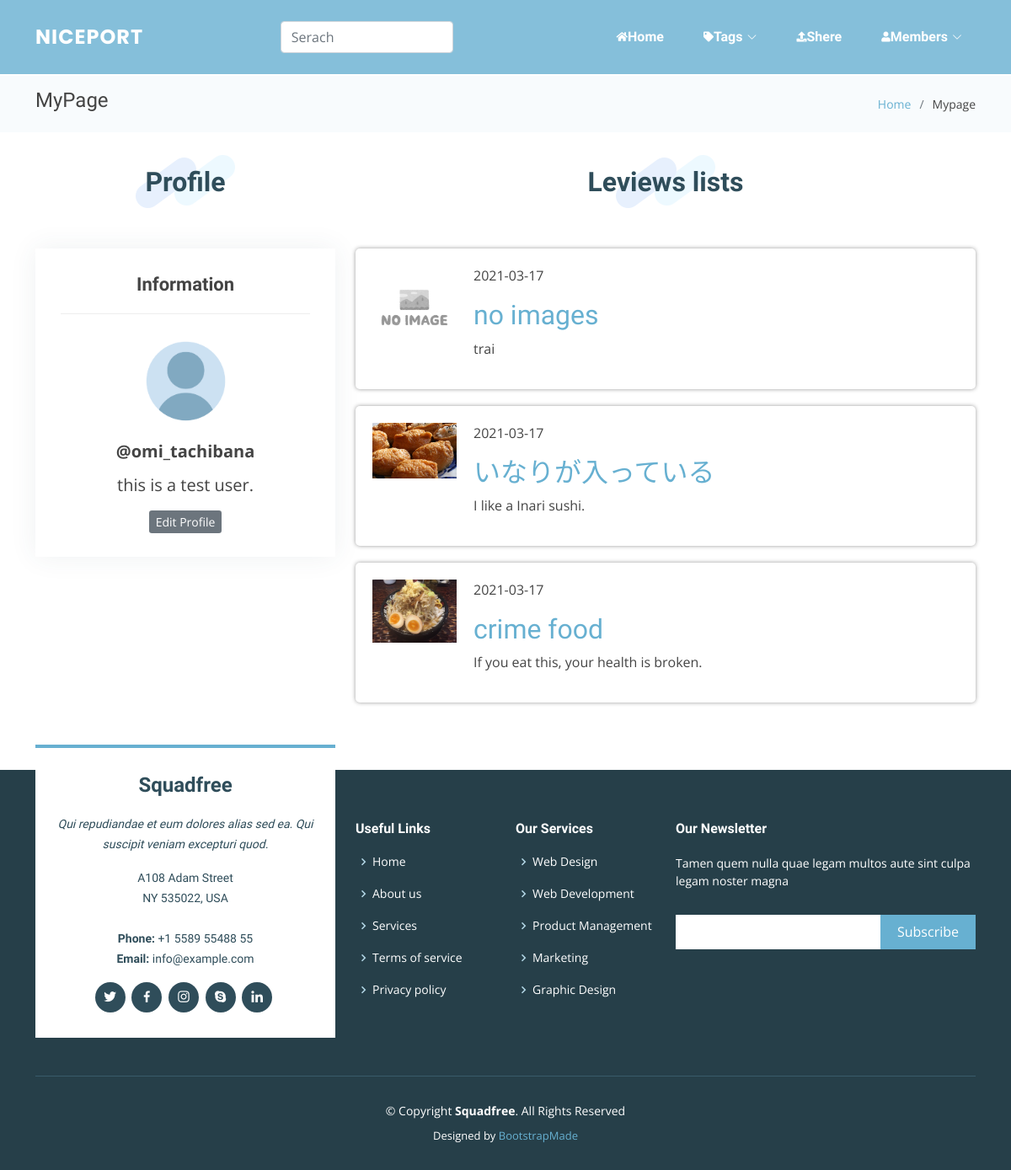
/mypage.php (signed in), run on the app's committed database.
### tables this page shows
CREATE TABLE `users` (
  `user_id` int(10) NOT NULL,
  `user_name` varchar(30) NOT NULL,
  `user_profile` text DEFAULT NULL,
  `mail_address` varchar(200) NOT NULL,
  `password` varchar(99) NOT NULL,
  `added_date` date NOT NULL,
  `deleted_date` date DEFAULT NULL
);

CREATE TABLE `works` (
  `work_id` int(100) NOT NULL,
  `work_title` varchar(20) NOT NULL,
  `detail` text DEFAULT NULL,
  `category_id` int(20) NOT NULL,
  `user_id` int(11) NOT NULL,
  `nice` int(11) NOT NULL,
  `added_date` date NOT NULL
);

### classes/Database.php (called while the page is built, shortened)
<?php
class Database
{
  private  $serever_name = "localhost";
  private  $user_name = "root";
  private  $password = "";
  private  $db_name = "nice_port";
  public function __construct()
  {
    $this->conn = new mysqli($this->serever_name, $this->user_name, $this->password, $this->db_name);
    if ($this->conn->connect_error) {
      echo "ERROR: connecting to database failed";
    } else {
      return $this->conn;
    }
  }
}

### user_action.php (called while the page is built, shortened)
<?php
include "classes/users.php";
$user_obj = new Users;

### classes/users.php (called while the page is built, shortened)
<?php
include_once 'Database.php';
class Users extends Database
{
  public function get_user($user_id)
  {
    $sql = "SELECT user_id, user_name, user_profile, mail_address From users WHERE user_id = '$user_id'";
    $result = $this->conn->query($sql);
    if ($result->num_rows > 0) {
      $container = array();
      while ($row = $result->fetch_assoc()) {
        $container[] = $row;
      }
      return $container;
    } else {
      return FALSE;
    }
  }
}

### work_action.php (called while the page is built, shortened)
<?php
include "classes/works.php";
$work_obj = new Works;

### classes/works.php (called while the page is built, shortened)
<?php
include_once 'Database.php';
class Works extends Database
{
  function display_users_works($user_id)
  {
    $sql = "SELECT works.work_id, works.work_title, works.detail, pictures.picture_url, categories.category_name, works.user_id, users.user_name, works.nice, works.added_date FROM works LEFT OUTER JOIN works_pictures ON works.work_id = works_pictures.work_id LEFT OUTER JOIN pictures ON works_pictures.picture_id = pictures.picture_id INNER JOIN categories ON works.category_id = categories.category_id INNER JOIN users ON works.user_id = users.user_id WHERE works.user_id = '$user_id' GROUP BY works.work_id ORDER BY works.work_id DESC";
    $result = $this->conn->query($sql);
    if ($result->num_rows > 0) {
      $container = array();
      while ($row = $result->fetch_assoc()) {
        $container[] = $row;
      }
      return $container;
    } else {
      return FALSE;
    }
  }
}

### mypage.php (the view, shortened to what this page needs)
<?php
include 'work_action.php';
include 'user_action.php';
$user_info = $user_obj->get_user($_SESSION['user_id']);
$works_list = $work_obj->display_users_works($_SESSION['user_id']);
?>
<!DOCTYPE html>
<html lang="en">
<head>
  <link href="assets/vendor/aos/aos.css" rel="stylesheet">
  <link href="assets/vendor/bootstrap/css/bootstrap.min.css" rel="stylesheet">
  <link href="assets/vendor/bootstrap-icons/bootstrap-icons.css" rel="stylesheet">
  <link href="assets/vendor/boxicons/css/boxicons.min.css" rel="stylesheet">
  <link href="assets/vendor/glightbox/css/glightbox.min.css" rel="stylesheet">
  <link href="assets/vendor/swiper/swiper-bundle.min.css" rel="stylesheet">
  <link rel="stylesheet" href="https://use.fontawesome.com/releases/v5.1.0/css/all.css">
  <link href="assets/css/style.css" rel="stylesheet">
</head>
<body>
  <header id="header" class="fixed-top ">
    <div class="container d-flex align-items-center justify-content-between">
      <div class="logo">
        <h1 class="text-light"><a href="index.php"><span>NicePort</span></a></h1>
      </div>
      <div class="from-group">
        <form action="index.php" method="GET">
          <input type="search" class="form-control" name="saerch" id="" aria-describedby="helpId" placeholder="Serach">
        </form>
      </div>
      <nav id="navbar" class="navbar">
        <ul>
          <li><a class="nav-link" href="index.php"><i class="fa fa-home"></i>Home</a></li>
          <li class="dropdown"><a href="#"><i class="fas fa-tag"></i><span>Tags</span> <i class="bi bi-chevron-down"></i></a>
          </li>
          <li><a class="nav-link scrollto" href="upload_works.php"><i class="fas fa-upload"></i> <span>Shere</span></a></li>
          <?php
          if (isset($_SESSION['user_id'])) {
            echo '<li class="dropdown"><a href="#"><i class="fas fa-user"></i><span>Members</span><i class="bi bi-chevron-down"></i></a>
            <ul>
              <li><a href="mypage.php">MyPage</a></li>
              <li><a href="user_action.php?logout=true">Logout</a></li>
            </ul>
          </li>';
          } else {
            echo '<li><a class="nav-link" href="registration.php"><i class="fas fa-user-plus"></i><span>registration</span></a></li>';
            echo '<li><a class="nav-link" href="login.php"><i class="fas fa-sign-in-alt"></i> <span>Login</span></a></li>';
          }
          ?>
        </ul>
      </nav>
    </div>
  </header>
  <main id="main">
    <section class="breadcrumbs">
      <div class="container">
        <div class="d-flex justify-content-between align-items-center">
          <h2>MyPage</h2>
          <ol>
            <li><a href="index.php">Home</a></li>
            <li>Mypage</a></li>
          </ol>
        </div>
      </div>
    </section>
    <section id="portfolio-details" class="portfolio-details">
      <div class="container">
        <div class="row gy-4">
          <div class="col-lg-4">
            <div class="section-title ">
              <h2>Profile</h2>
            </div>
            <div class="profile-info">
              <h3>Information</h3>
              <ul>
                <li>
                  <img src="assets/img/testimonials/nouser.png" class="user_image">
                </li>
                <li><strong>@<?php echo $user_info[0]["user_name"] ?></strong></li>
                <li>
                  <p><?php echo $user_info[0]["user_profile"] ?></p>
                </li>
              </ul>
              <a class="btn-secondary btn-sm" href="edit_user.php" role="button">Edit Profile</a>
            </div>
          </div>
          <div class="col-lg-8">
            <div class="section-title">
              <h2>Leviews lists</h2>
            </div>
            <?php foreach ($works_list as $row) : ?>
              <article>
                <figure>
                  <?php if (isset($row['picture_url'])) {
                    $src = $row['picture_url'];
                  } else {
                    $src = "images/no_image_square.jpg";
                  }
                  echo "<img src=$src alt='thumbnail'>";
                  ?>
                </figure>
                <div class="text_content">
                  <p class="text_date"><time datetime="<?php echo $row['added_date'] ?>"><?php echo $row['added_date'] ?></time></p>
                  <h2><a href="work_detail_edit.php?work_id=<?php echo $row['work_id'] ?>"><?php echo $row['work_title'] ?></a></h2>
                  <p class="text_excerpt"><?php echo $row['detail'] ?></p>
                </div>
              </article>
            <?php endforeach ?>
          </div>
        </div>
      </div>
    </section>
  </main>
  <footer id="footer">
    <div class="footer-top">
      <div class="container">
        <div class="row">
          <div class="col-lg-4 col-md-6">
            <div class="footer-info">
              <h3>Squadfree</h3>
              <p class="pb-3"><em>Qui repudiandae et eum dolores alias sed ea. Qui suscipit veniam excepturi quod.</em></p>
              <p>
                A108 Adam Street <br>
                NY 535022, USA<br><br>
                <strong>Phone:</strong> +1 5589 55488 55<br>
                <strong>Email:</strong> info@example.com<br>
              </p>
              <div class="social-links mt-3">
                <a href="#" class="twitter"><i class="bx bxl-twitter"></i></a>
                <a href="#" class="facebook"><i class="bx bxl-facebook"></i></a>
                <a href="#" class="instagram"><i class="bx bxl-instagram"></i></a>
                <a href="#" class="google-plus"><i class="bx bxl-skype"></i></a>
                <a href="#" class="linkedin"><i class="bx bxl-linkedin"></i></a>
              </div>
            </div>
          </div>
          <div class="col-lg-2 col-md-6 footer-links">
            <h4>Useful Links</h4>
            <ul>
              <li><i class="bx bx-chevron-right"></i> <a href="#">Home</a></li>
              <li><i class="bx bx-chevron-right"></i> <a href="#">About us</a></li>
              <li><i class="bx bx-chevron-right"></i> <a href="#">Services</a></li>
              <li><i class="bx bx-chevron-right"></i> <a href="#">Terms of service</a></li>
              <li><i class="bx bx-chevron-right"></i> <a href="#">Privacy policy</a></li>
            </ul>
          </div>
          <div class="col-lg-2 col-md-6 footer-links">
            <h4>Our Services</h4>
            <ul>
              <li><i class="bx bx-chevron-right"></i> <a href="#">Web Design</a></li>
              <li><i class="bx bx-chevron-right"></i> <a href="#">Web Development</a></li>
              <li><i class="bx bx-chevron-right"></i> <a href="#">Product Management</a></li>
              <li><i class="bx bx-chevron-right"></i> <a href="#">Marketing</a></li>
              <li><i class="bx bx-chevron-right"></i> <a href="#">Graphic Design</a></li>
            </ul>
          </div>
          <div class="col-lg-4 col-md-6 footer-newsletter">
            <h4>Our Newsletter</h4>
            <p>Tamen quem nulla quae legam multos aute sint culpa legam noster magna</p>
            <form action="" method="post">
              <input type="email" name="email"><input type="submit" value="Subscribe">
            </form>
          </div>
        </div>
      </div>
    </div>
    <div class="container">
      <div class="copyright">
        &copy; Copyright <strong><span>Squadfree</span></strong>. All Rights Reserved
      </div>
      <div class="credits">
        Designed by <a href="https://bootstrapmade.com/">BootstrapMade</a>
      </div>
    </div>
  </footer>
</body>
</html>

### assets/css/style.css (style rules this page uses)
body { font-family: "Open Sans", sans-serif; color: #444444; }
a { text-decoration: none; color: #67b0d1; }
h1, h2, h3, h4, h5, h6 { font-family: "Raleway", sans-serif; }
#main { margin-top: 90px; }
#header { transition: all 0.5s; z-index: 997; transition: all 0.5s; padding: 24px 0; background: rgba(103, 176, 209, 0.8); }
#header .logo h1 { font-size: 24px; margin: 0; line-height: 1; font-weight: 700; letter-spacing: 1px; font-family: "Poppins", sans-serif; text-transform: uppercase; }
#header .logo h1 a, #header .logo h1 a:hover { color: #fff; text-decoration: none; }
.navbar { padding: 0; }
.navbar ul { margin: 0; padding: 0; display: flex; list-style: none; align-items: center; }
.navbar li { position: relative; }
.navbar a { display: flex; align-items: center; justify-content: space-between; padding: 8px 16px; margin-left: 10px; font-family: "Raleway", sans-serif; font-size: 16px; font-weight: 700; color: #fff; white-space: nowrap; transition: 0.3s; }
.navbar a i { font-size: 12px; line-height: 0; margin-left: 5px; }
section { padding: 60px 0; overflow: hidden; }
.section-title { text-align: center; padding-bottom: 30px; }
.section-title h2 { font-size: 32px; font-weight: bold; position: relative; margin-bottom: 30px; color: #2f4d5a; z-index: 2; }
.section-title h2::after { content: ""; position: absolute; left: 50%; top: 50%; transform: translate(-50%, -50%); width: 122px; height: 66px; background: url(../img/section-title-bg.png) no-repeat; z-index: -1; }
.breadcrumbs { padding: 15px 0; background-color: #f8fbfd; min-height: 40px; }
.breadcrumbs h2 { font-size: 24px; font-weight: 300; }
.breadcrumbs ol { display: flex; flex-wrap: wrap; list-style: none; padding: 0; margin: 0; font-size: 14px; }
.breadcrumbs ol li + li { padding-left: 10px; }
.breadcrumbs ol li + li::before { display: inline-block; padding-right: 10px; color: #6c757d; content: "/"; }
.portfolio-details { padding-top: 40px; }
#footer { background: #263f49; padding: 0 0 30px 0; color: #fff; font-size: 14px; }
#footer .footer-top { padding: 60px 0 30px 0; }
#footer .footer-top .footer-info { margin-top: -90px; margin-bottom: 15px; background: white; color: #2f4d5a; border-top: 4px solid #67b0d1; text-align: center; padding: 30px 20px; }
#footer .footer-top .footer-info h3 { font-size: 24px; margin: 0 0 20px 0; padding: 2px 0 2px 0; line-height: 1; font-weight: 700; }
#footer .footer-top .footer-info p { font-size: 14px; line-height: 24px; margin-bottom: 0; font-family: "Raleway", sans-serif; }
#footer .footer-top .social-links a { font-size: 18px; display: inline-block; background: #2f4d5a; color: #fff; line-height: 1; padding: 8px 0; margin-right: 4px; border-radius: 50%; text-align: center; width: 36px; height: 36px; transition: 0.3s; }
#footer .footer-top h4 { font-size: 16px; font-weight: 600; color: #fff; position: relative; padding-bottom: 12px; }
#footer .footer-top .footer-links { margin-bottom: 30px; }
#footer .footer-top .footer-links ul { list-style: none; padding: 0; margin: 0; }
#footer .footer-top .footer-links ul i { padding-right: 2px; color: #b5d9e9; font-size: 18px; line-height: 1; }
#footer .footer-top .footer-links ul li { padding: 10px 0; display: flex; align-items: center; }
#footer .footer-top .footer-links ul li:first-child { padding-top: 0; }
#footer .footer-top .footer-links ul a { color: #fff; transition: 0.3s; display: inline-block; line-height: 1; }
#footer .footer-top .footer-newsletter form { margin-top: 30px; background: #fff; padding: 6px 10px; position: relative; border-radius: 4; }
#footer .footer-top .footer-newsletter form input[type="email"] { border: 0; padding: 4px; width: calc(100% - 110px); }
#footer .footer-top .footer-newsletter form input[type="submit"] { position: absolute; top: 0; right: 0; bottom: 0; border: 0; background: none; font-size: 16px; padding: 0 20px; background: #67b0d1; color: #fff; transition: 0.3s; border-radius: 4; }
#footer .copyright { border-top: 1px solid #385b6b; text-align: center; padding-top: 30px; }
#footer .credits { padding-top: 10px; text-align: center; font-size: 13px; color: #fff; }

### data on the page
users: user_name "omi_tachibana", user_profile "this is a test user."
works: shows a picture, added_date "2021-03-17", work_title "no images", detail "trai"
works: shows a picture, added_date "2021-03-17", work_title "いなりが入っている", detail "I like a Inari sushi."
works: shows a picture, added_date "2021-03-17", work_title "crime food", detail "If you eat this, your health is broken."
